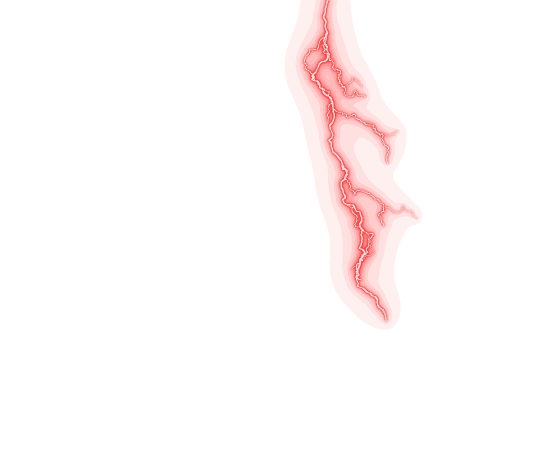
#> input picture img/bolt-1.webp, 1100 x 900 px, given in place of hero-sky.webp, which was not available (shown at 1/2 size)
$ python gen_back.py
#> lines starting #> are read from the running program, lines starting #| are printed output that depends on the picture
import os
import sys; sys.path.insert(0, os.path.dirname(os.path.abspath(__file__)))
from gen_common import *
OUT = os.path.join(os.path.dirname(os.path.abspath(__file__)), '..', '..', 'img') + os.sep
W, H = 1920, 1000
sky = np.asarray(Image.open(OUT + 'hero-sky.webp').convert('RGB')).astype(float) * 0.8
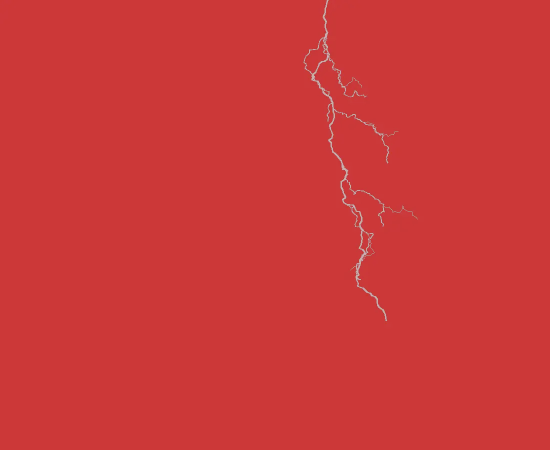
#> sky: shape (900, 1100, 3) float64 (shown at 1/2 size); mean R, G, B 203.9, 56.6, 57.4
yy, xx = np.mgrid[0:H, 0:W].astype(float); u = xx / W; v = yy / H
# red light behind the clouds (was a live CSS layer)
g1 = np.exp(-(((u - 0.64) / 0.30) ** 2 + ((v - 0.46) / 0.34) ** 2)) * 0.34
g2 = np.exp(-(((u - 0.5) / 0.55) ** 2 + ((v - 1.0) / 0.22) ** 2)) * 0.5
#> (the run stopped early here; a loop or call above may not have finished)

$ run again, on img/bolt-2.webp
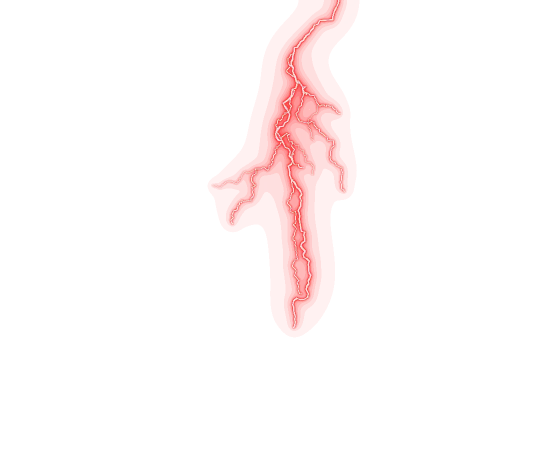
#> input picture img/bolt-2.webp, 1100 x 900 px, given in place of hero-sky.webp, which was not available (shown at 1/2 size)
#> `sky = np.asarray(Image.open(OUT + 'hero-sky.webp').convert('RGB')).ast..`:
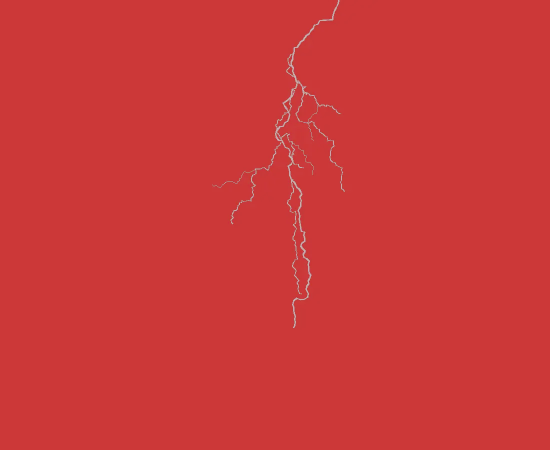
#> sky: shape (900, 1100, 3) float64 (shown at 1/2 size); mean R, G, B 203.8, 56.6, 57.4

$ run again, on img/bolt-3.webp
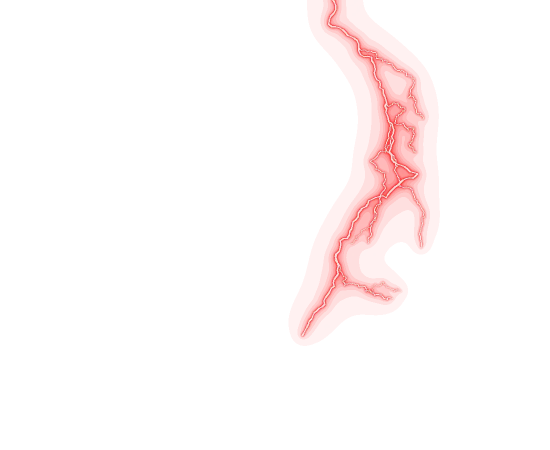
#> input picture img/bolt-3.webp, 1100 x 900 px, given in place of hero-sky.webp, which was not available (shown at 1/2 size)
#> `sky = np.asarray(Image.open(OUT + 'hero-sky.webp').convert('RGB')).ast..`:
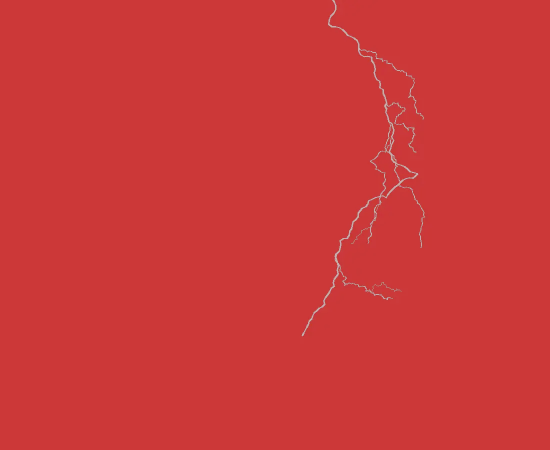
#> sky: shape (900, 1100, 3) float64 (shown at 1/2 size); mean R, G, B 203.8, 56.6, 57.4
